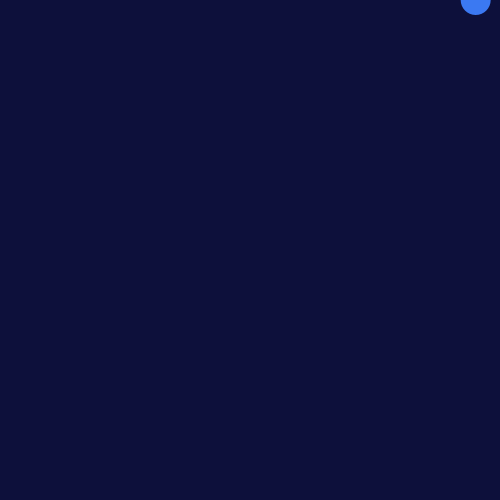
Frame 1 (no input)
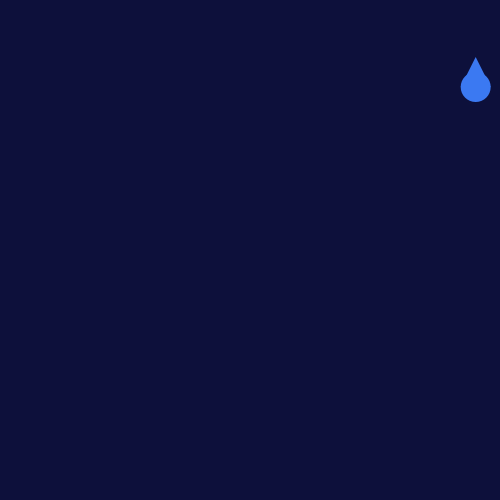
Frame 60 (the mouse pressed at the canvas centre just before this capture)
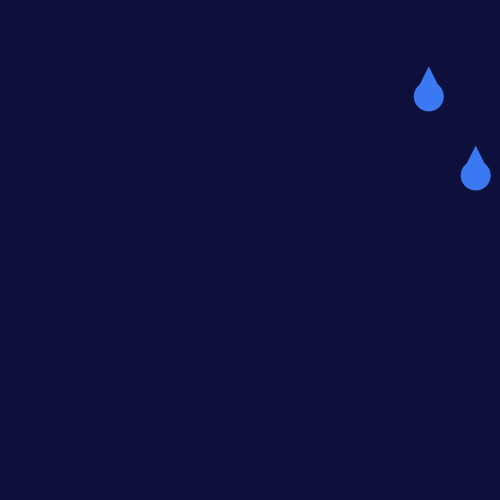
Frame 120 (the mouse held since frame 60 and released just before this capture)

The Processing sketch that drew these frames (run headless with seeded random() and noise(); from frame 60 on, the mouse is pressed at the canvas centre):

// Processing sketch: Controlling_Array_Values
// ── Controlling_Array_Values.pde
Raindrops r;
int dropValueE = 0;
int dropValueS = 25;
Raindrops [] drops = new Raindrops[dropValueS];

void setup(){
  size(500,500);
  background(13,16,59);
  r = new Raindrops();
  for (int i = 0; i < dropValueS; i++){
    drops[i] = new Raindrops();
  }
}

void draw(){
  background(13,16,59);
  for (int i = 0; i <= dropValueE; i++){
    drops[i].display();
    drops[i].fall();
  }
}

void mousePressed(){
  if(dropValueE < dropValueS){
    dropValueE++;
  }
}
  


// ── Raindrops_Class.pde
class Raindrops {
  PVector loc, vel;
  float d;

  Raindrops() {
    loc = new PVector(random(width), 0);
    vel = new PVector(0, random(1,3));
    d = 30;
  }

  void display() {
    noStroke();
    fill(59, 121, 242);
    ellipse(loc.x, loc.y, d, d);
    triangle(loc.x - d/2, loc.y, loc.x, loc.y - d, loc.x + d/2, loc.y);
  }

  void fall() {
    loc.add(vel);
  }
  
  void reset(){
    if (loc.y > height) {
      loc.y = 0;
    }
  }
  
}
